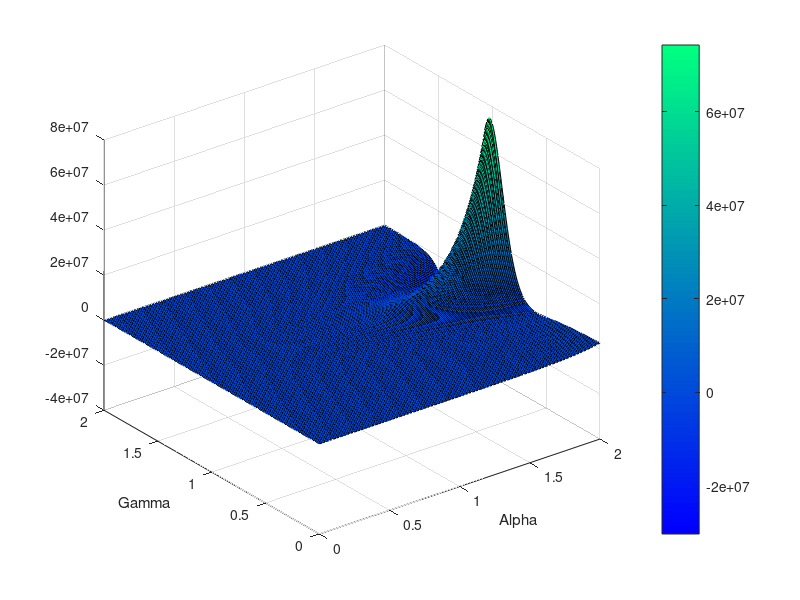
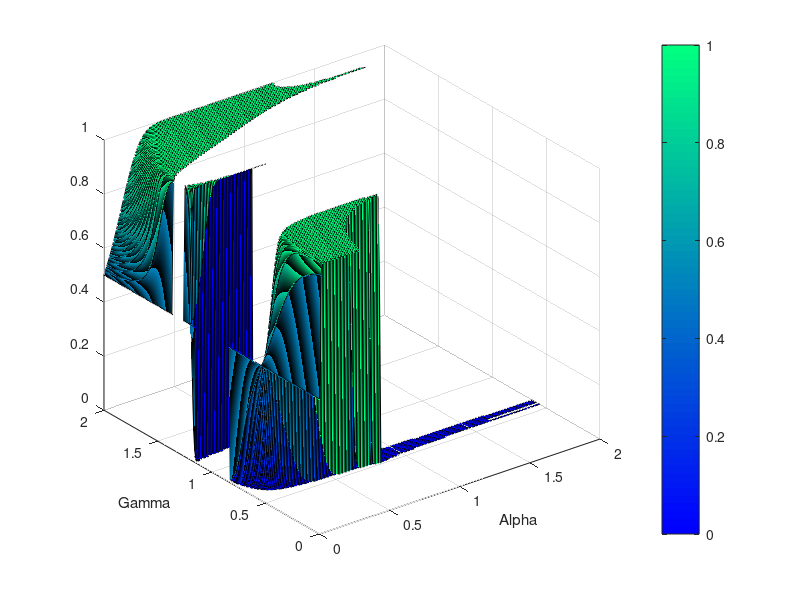
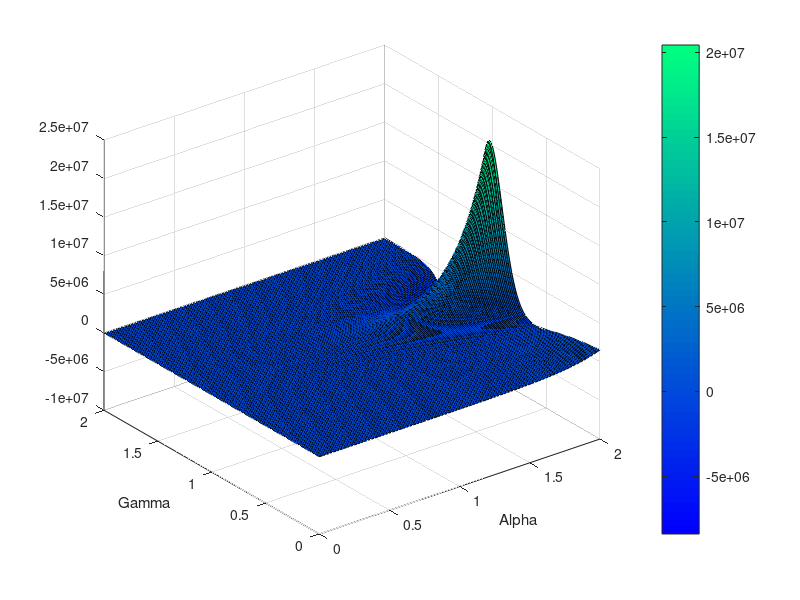

Source code (MATLAB) for these figures, in order:
#Assume p1 = 0.1 and p2 = 0.9

[alpha,gamma] = meshgrid(0:0.01:2);

U_X1 = real((exp(-(log(0.1)).^gamma)*(100.^alpha) + (1-exp(-(log(0.9)).^gamma))*(80.^alpha)));

U_Y1 = real((exp(-(log(0.1)).^gamma)*(190.^alpha) + (1-exp(-(log(0.9)).^gamma))*(5.^alpha)));

P = (exp(U_X1)./(exp(U_X1) + exp(U_Y1)));


figure()
surf(alpha,gamma,U_Y1);
colormap winter;
colorbar;
xlabel('Alpha');
ylabel('Gamma');

hold on

figure()
surf(alpha,gamma,P);
colormap winter;
colorbar;
xlabel('Alpha');
ylabel('Gamma');

hold on

figure()
surf(alpha,gamma,U_X1);
colormap winter;
colorbar;
xlabel('Alpha');
ylabel('Gamma');


hold on

